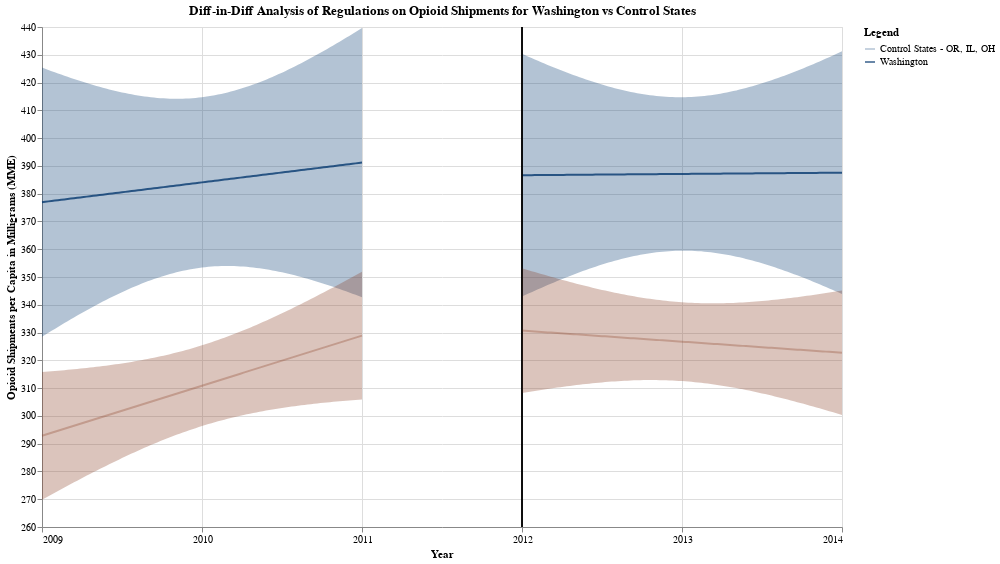

Notebook code cell kept with this figure:
### Code cell
diff_in_diff_final = pre_FL_plot + post_FL_plot + pre_crtl_plot + post_crtl_plot
diff_in_diff_final.properties(title = "Diff-in-Diff Analysis of Regulations on Opioid Shipments for Washington vs Control States")
